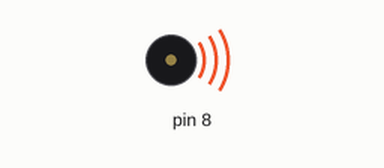
Bench run of a sketch on a simulated Arduino Uno, built with avr-gcc and run on an emulated ATmega328P. On the bench: buzzer (waves = sounding).

Above: at 0.2 s.
At 6.2 s:
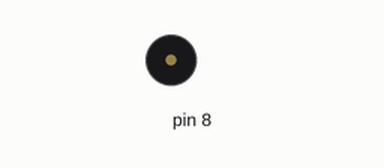
Timing chart, 0 to 6.7 s (numbered marks = the images above):
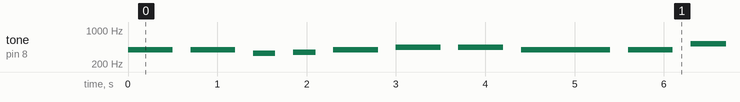

Measured:
- by itself, tone on pin 8: plays 392 Hz for 0.50 s, 392 Hz for 0.50 s, 330 Hz for 0.25 s, 349 Hz for 0.25 s, 392 Hz for 0.50 s, 440 Hz for 0.50 s … (178 notes in this stretch)

The sketch:

_____.ino
```cpp
int notes[] = {392, 392, 330, 349, 392, 440, 440, 392, 392, 523, 659, 587, 523, 587}; // 음계 HZ 해당 배열
int times[] = {500, 500, 250, 250, 500, 500, 500, 1000, 500, 500, 500, 250, 250, 1500};
void setup() {
}

void loop() {
  for(int i = 0; i<14; i++){
    tone(8, notes[i], times[i]);
    delay(times[i]+200); // 유지시간은 실행시간보다 조금 더 길게하는게 좋다.
    noTone(8);
  }
}
```
